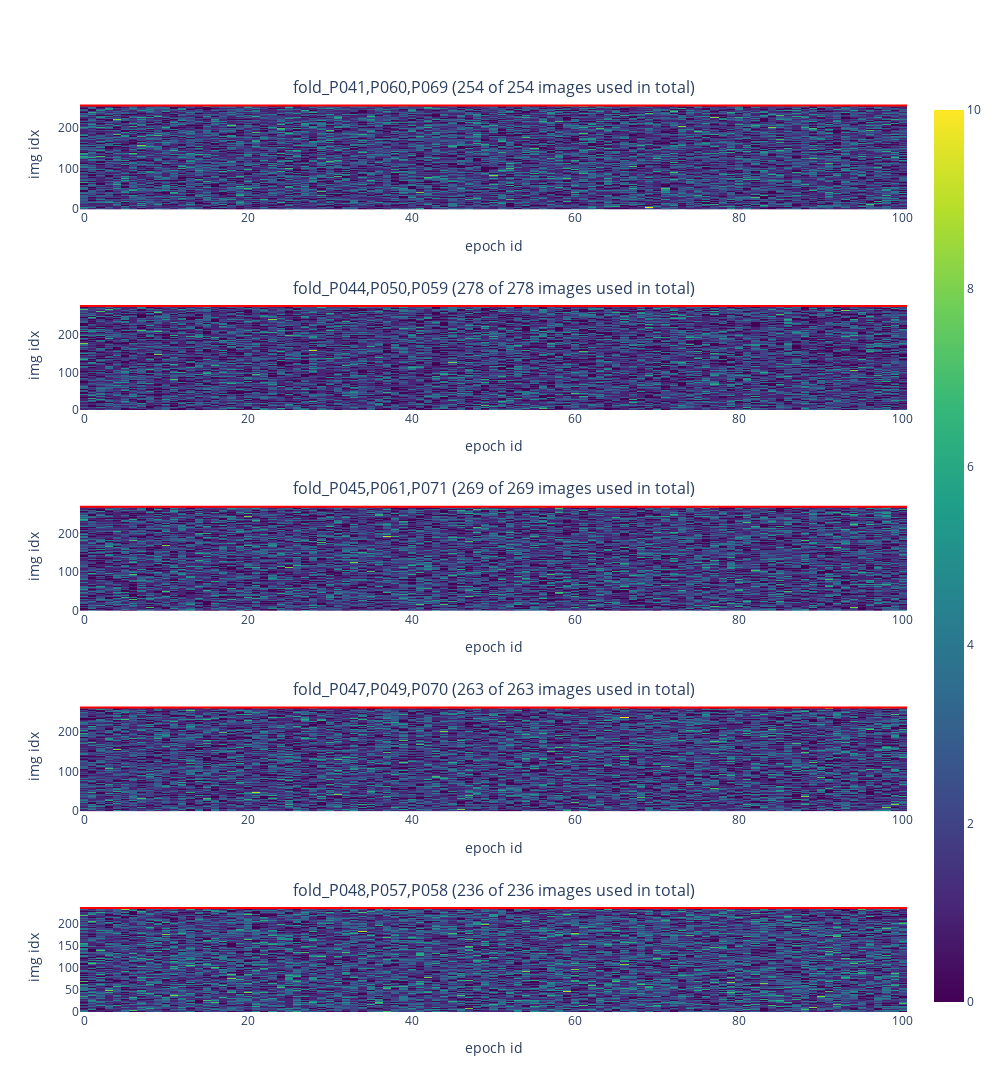

The notebook cell this image was saved under:
### Markdown cell above
## Training Statistics
The following heatmaps visualize which images the network saw during training. On the $y$-axis is the sorted (by image name) list of images and on the $x$-axis we have the training epochs. For each fold and epoch, we can see how often the network saw a particular image. Usually, we want a random order of images, so if you have the feeling you are looking at a noise image, everything is fine :-)

### Code cell
if len(sorted(run_dir.rglob("trainings_stats.npz"))) > 0:
    fig = create_training_stats_figure(run_dir)
    fig.show()

### Figure 1 — Plotly figure (JSON) as saved in the notebook; plotly's stock layout.template omitted (floating-point values rounded to 4 significant figures; data arrays with more than 128 entries replaced by an {"elided": "..."} marker saying what was removed)
{"data": [{"coloraxis": "coloraxis", "type": "heatmap", "xaxis": "x", "yaxis": "y", "z": {"elided": "254x101 int values"}}, {"line": {"color": "red", "width": 2}, "mode": "lines", "type": "scatter", "x": [-0.5, 100.5], "xaxis": "x", "y": [254, 254], "yaxis": "y"}, {"coloraxis": "coloraxis", "type": "heatmap", "xaxis": "x2", "yaxis": "y2", "z": {"elided": "278x101 int values"}}, {"line": {"color": "red", "width": 2}, "mode": "lines", "type": "scatter", "x": [-0.5, 100.5], "xaxis": "x2", "y": [278, 278], "yaxis": "y2"}, {"coloraxis": "coloraxis", "type": "heatmap", "xaxis": "x3", "yaxis": "y3", "z": {"elided": "269x101 int values"}}, {"line": {"color": "red", "width": 2}, "mode": "lines", "type": "scatter", "x": [-0.5, 100.5], "xaxis": "x3", "y": [269, 269], "yaxis": "y3"}, {"coloraxis": "coloraxis", "type": "heatmap", "xaxis": "x4", "yaxis": "y4", "z": {"elided": "263x101 int values"}}, {"line": {"color": "red", "width": 2}, "mode": "lines", "type": "scatter", "x": [-0.5, 100.5], "xaxis": "x4", "y": [263, 263], "yaxis": "y4"}, {"coloraxis": "coloraxis", "type": "heatmap", "xaxis": "x5", "yaxis": "y5", "z": {"elided": "236x101 int values"}}, {"line": {"color": "red", "width": 2}, "mode": "lines", "type": "scatter", "x": [-0.5, 100.5], "xaxis": "x5", "y": [236, 236], "yaxis": "y5"}], "layout": {"annotations": [{"font": {"size": 16}, "showarrow": false, "text": "fold_P041,P060,P069 (254 of 254 images used in total)", "x": 0.5, "xanchor": "center", "xref": "paper", "y": 1, "yanchor": "bottom", "yref": "paper"}, {"font": {"size": 16}, "showarrow": false, "text": "fold_P044,P050,P059 (278 of 278 images used in total)", "x": 0.5, "xanchor": "center", "xref": "paper", "y": 0.78, "yanchor": "bottom", "yref": "paper"}, {"font": {"size": 16}, "showarrow": false, "text": "fold_P045,P061,P071 (269 of 269 images used in total)", "x": 0.5, "xanchor": "center", "xref": "paper", "y": 0.56, "yanchor": "bottom", "yref": "paper"}, {"font": {"size": 16}, "showarrow": false, "text": "fold_P047,P049,P070 (263 of 263 images used in total)", "x": 0.5, "xanchor": "center", "xref": "paper", "y": 0.34, "yanchor": "bottom", "yref": "paper"}, {"font": {"size": 16}, "showarrow": false, "text": "fold_P048,P057,P058 (236 of 236 images used in total)", "x": 0.5, "xanchor": "center", "xref": "paper", "y": 0.12, "yanchor": "bottom", "yref": "paper"}], "coloraxis": {"colorscale": [[0, "#440154"], [0.1111, "#482878"], [0.2222, "#3e4989"], [0.3333, "#31688e"], [0.4444, "#26828e"], [0.5556, "#1f9e89"], [0.6667, "#35b779"], [0.7778, "#6ece58"], [0.8889, "#b5de2b"], [1, "#fde725"]]}, "height": 1250, "plot_bgcolor": "rgba(0, 0, 0, 0)", "showlegend": false, "width": 1000, "xaxis": {"anchor": "y", "autorange": true, "domain": [0, 1], "range": [-0.5, 100.5], "showgrid": false, "title": {"text": "epoch id"}, "type": "linear"}, "xaxis2": {"anchor": "y2", "autorange": true, "domain": [0, 1], "range": [-0.5, 100.5], "title": {"text": "epoch id"}, "type": "linear"}, "xaxis3": {"anchor": "y3", "autorange": true, "domain": [0, 1], "range": [-0.5, 100.5], "title": {"text": "epoch id"}, "type": "linear"}, "xaxis4": {"anchor": "y4", "autorange": true, "domain": [0, 1], "range": [-0.5, 100.5], "title": {"text": "epoch id"}, "type": "linear"}, "xaxis5": {"anchor": "y5", "autorange": true, "domain": [0, 1], "range": [-0.5, 100.5], "title": {"text": "epoch id"}, "type": "linear"}, "yaxis": {"anchor": "x", "autorange": true, "domain": [0.88, 1], "range": [-0.5, 267.4], "showgrid": false, "title": {"text": "img idx"}, "type": "linear"}, "yaxis2": {"anchor": "x2", "autorange": true, "domain": [0.66, 0.78], "range": [-0.5, 292.7], "title": {"text": "img idx"}, "type": "linear"}, "yaxis3": {"anchor": "x3", "autorange": true, "domain": [0.44, 0.56], "range": [-0.5, 283.2], "title": {"text": "img idx"}, "type": "linear"}, "yaxis4": {"anchor": "x4", "autorange": true, "domain": [0.22, 0.34], "range": [-0.5, 276.9], "title": {"text": "img idx"}, "type": "linear"}, "yaxis5": {"anchor": "x5", "autorange": true, "domain": [0, 0.12], "range": [-0.5, 248.4], "title": {"text": "img idx"}, "type": "linear"}}}
